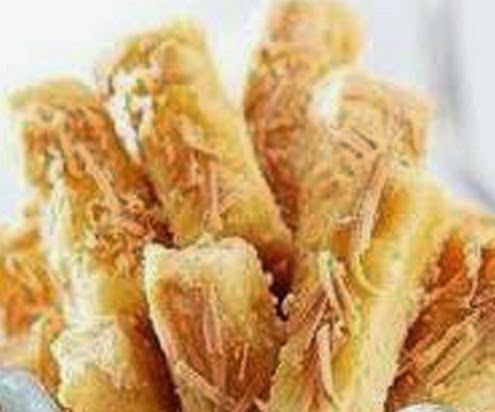
#> input picture datasets/kue_kastengel/121.resep+nastar+keju+kraft,resep+nastar+keju+wisman,resep+nastar+keju+special,resep+nastar+keju+ncc,resep+kue+kering,resep+nastar+keju+empuk,resep+nastar+nanas,resep+nastar+keju+kraft+moo,.jpg, 495 x 412 px; its folder holds only this picture in this run
$ jupyter execute --allow-errors Notebook.ipynb
#> lines starting #> are read from the running program, lines starting #| are printed output that depends on the picture
Importing all the required packages

[cell 1]
import pandas as pd
from sklearn.model_selection import GridSearchCV, RandomizedSearchCV
import os
import matplotlib.pyplot as plt
from skimage.io import imread
import numpy as np
from sklearn.model_selection import train_test_split
from sklearn.metrics import classification_report,accuracy_score,confusion_matrix
import pickle

**NOTE** : Please enter Category Names same as folder name

[cell 2]
image_folder = "./datasets"
Categories=[f for f in os.listdir(image_folder) if os.path.isdir(os.path.join(image_folder, f))]

Loading all the images and creating a DataFrame

If you have your images in your google drive, simply mount the google Drive and copy the path of the folder containing all the Category images and Change the datadir variable to that path

[cell 3]
import re
# Menggunakan regex untuk memuat file dengan ekstensi selain .png
jpg_pattern = re.compile(r'.*\.(jpg|jpeg)$', re.IGNORECASE)

[cell 4]
from skimage import io, transform
import glob
from skimage.feature import hog

X = []
y = []

for label_id, label in enumerate(Categories):
    image_paths = glob.glob(os.path.join(image_folder, label, "*"))
    image_paths = [image_path for image_path in image_paths if jpg_pattern.match(image_path)]
    for image_path in image_paths:
        image = io.imread(image_path)
#> image is the input picture: shape (412, 495, 3); mean R, G, B 206.9, 168.9, 118.2
        image = transform.resize(image, (128, 128))  # Resizing gambar
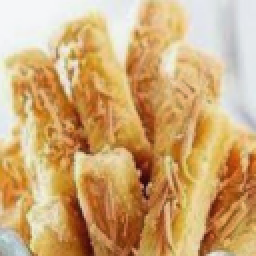
#> image: shape (128, 128, 3) float64 (shown 2 times larger); mean R, G, B 0.811, 0.662, 0.464
        fd = hog(image, orientations=8, pixels_per_cell=(16, 16), cells_per_block=(1, 1), visualize=False,
                 block_norm='L2-Hys', channel_axis=-1 # Untuk RGB
                 )
#> fd = 512 values, max 0.641 at index 120, min 0.00181 at index 122, mean 0.328
        X.append(fd)
        y.append(label_id)

Splitting the data into training and testing data

#> (a cell that did not finish here is left out)

[cell 6]
from sklearn.model_selection import cross_val_score
from sklearn.svm import SVC
from sklearn.ensemble import RandomForestClassifier
from sklearn.neighbors import KNeighborsClassifier
from sklearn.naive_bayes import GaussianNB
from sklearn.preprocessing import StandardScaler
from sklearn.pipeline import make_pipeline
from sklearn.metrics import classification_report
import numpy as np

[cell 7]
# Algoritma Klasifikasi
svm_model = make_pipeline(StandardScaler(), SVC(kernel='rbf', probability=True))
rf_model = RandomForestClassifier(n_estimators=100, random_state=42)
knn_model = KNeighborsClassifier(n_neighbors=5)
nb_model = GaussianNB()

# List model
models = {'SVM': svm_model, 'Random Forest': rf_model, 'KNN': knn_model, 'Naive Bayes': nb_model}

# Inisialisasi DataFrame untuk menyimpan hasil
results_df = pd.DataFrame(columns=['Model', 'Mean Accuracy'])

# Cross-validation dan evaluasi
#> (the rest of this cell did not finish here and is left out)

[cell 8]
# Parameter Grid untuk pencarian grid
param_grid = {
    'n_estimators': [50, 100, 150],
    'max_depth': [None, 10, 20],
    'min_samples_split': [2, 5, 10],
    'min_samples_leaf': [1, 2, 4],
    'max_features': ['auto', 'sqrt', 'log2']
}

# GridSearchCV
cv_model = GridSearchCV(rf_model, param_grid, cv=5, scoring='accuracy')
#> (the rest of this cell did not finish here and is left out)

[cell 9]
print("The training of the model is started, please wait for while as it may take few minutes to complete")
#> (the rest of this cell did not finish here and is left out)

Predicting our testing data

#> (a cell that did not finish here is left out)

[cell 11]
print("The actual data is:")
#> (the rest of this cell did not finish here and is left out)

#> (a cell that did not finish here is left out)

Using Pickle to save the model to disk

[cell 13]
pickle.dump(model,open('img_model.pkl','wb'))
print("Pickle is dumped successfully")

The Machine-Learning Based Model is Created Successfully. Now You can test for classification of any image which falls in the mentioned Categories

Testing of model :

[cell 14]
#print(os.path.abspath(os.getcwd()))
model=pickle.load(open('img_model.pkl','rb'))

url=input('Enter URL of Image')
#> the answer given: datasets/kue_kastengel/121.resep+nastar+keju+kraft,resep+nastar+keju+wisman,resep+nastar+keju+special,resep+nastar+keju+ncc,resep+kue+kering,resep+nastar+keju+empuk,resep+nastar+nanas,resep+nastar+kej
